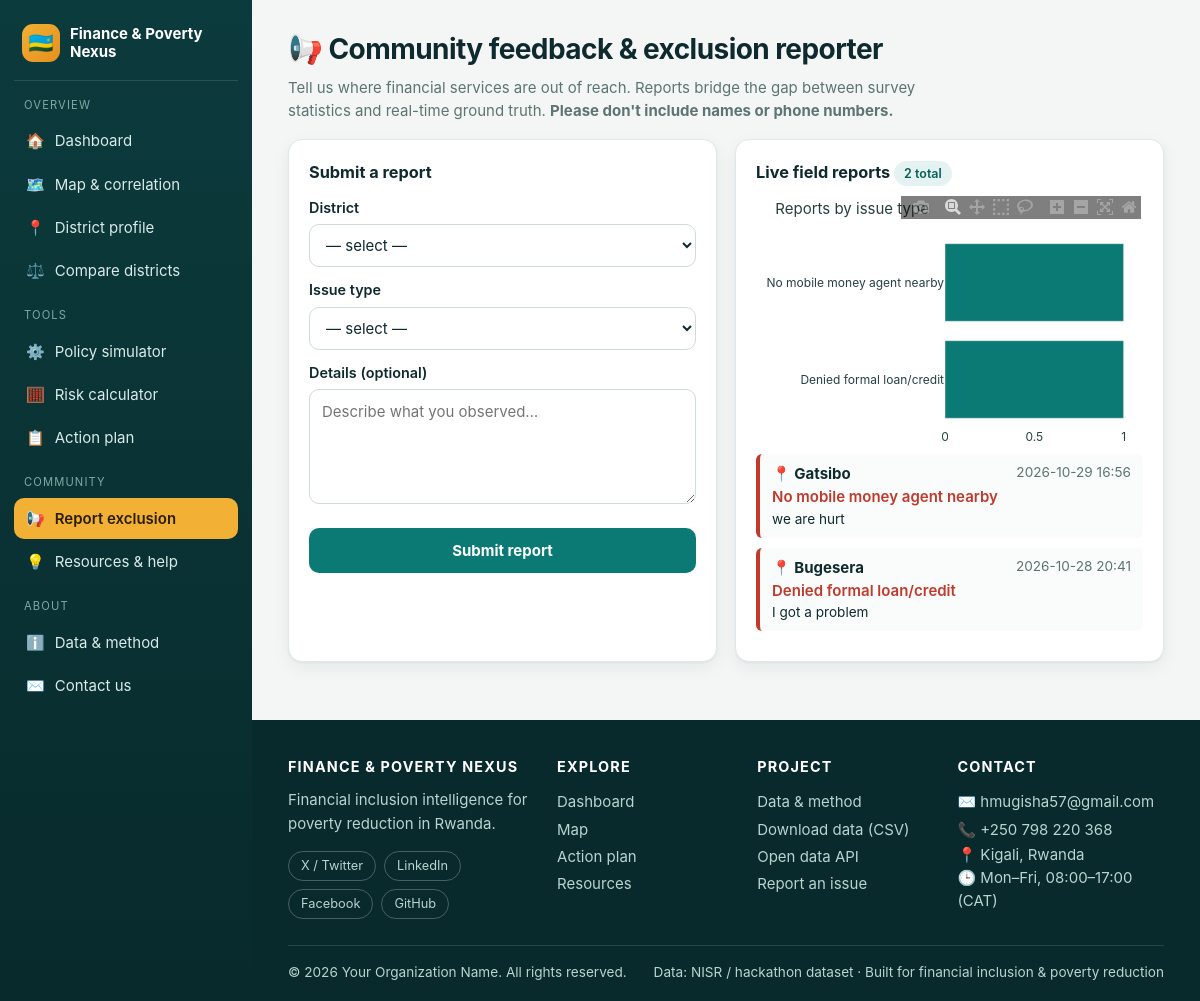
Screenshot of /report with the database file from the repository.
### tables this page shows
CREATE TABLE reports (id INTEGER PRIMARY KEY AUTOINCREMENT,
            district TEXT, issue_type TEXT, description TEXT, report_date TIMESTAMP DEFAULT CURRENT_TIMESTAMP);

### app.py (the view, shortened to what this page needs)
@app.route("/report", methods=["GET", "POST"])
def report():
    with db() as c:
        recent = c.execute("SELECT * FROM reports ORDER BY id DESC LIMIT 10").fetchall()
        by_issue = c.execute("SELECT issue_type, COUNT(*) n FROM reports GROUP BY issue_type ORDER BY n").fetchall()
        total = c.execute("SELECT COUNT(*) FROM reports").fetchone()[0]
    charts = {}
    if by_issue:
        f = go.Figure(go.Bar(x=[r["n"] for r in by_issue], y=[r["issue_type"] for r in by_issue], orientation="h", marker_color=TEAL))
        f.update_layout(title="Reports by issue type"); charts["issues"] = fj(f, 260)
    return render_template("report.html", reports=recent, total=total, charts=charts)

### app.py (called while the page is built)
def db():
    c = sqlite3.connect(DB)
    c.row_factory = sqlite3.Row
    return c

def fj(fig, h=360):
    fig.update_layout(height=h, margin=dict(l=10, r=10, t=40, b=10), paper_bgcolor="rgba(0,0,0,0)",
                      plot_bgcolor="rgba(0,0,0,0)", font=dict(family="Inter, Segoe UI, system-ui, sans-serif", color="#27403f"),
                      legend=dict(orientation="h", y=-0.15), title_font_size=15)
    return json.dumps(fig, cls=plotly.utils.PlotlyJSONEncoder)

@app.context_processor
def inject():
    return {"site": config.SITE, "districts_all": DISTRICTS, "CH": CH, "now": datetime.now()}

@app.after_request
def headers(r):
    r.headers.setdefault("X-Content-Type-Options", "nosniff")
    r.headers.setdefault("X-Frame-Options", "SAMEORIGIN")
    return r

### templates/report.html
{% extends 'base.html' %}{% block title %}Report exclusion{% endblock %}
{% block content %}
<h1>📢 Community feedback &amp; exclusion reporter</h1><p class="lead">Tell us where financial services are out of reach. Reports bridge the gap between survey statistics and real-time ground truth. <strong>Please don't include names or phone numbers.</strong></p>
<div class="grid g2">
 <form class="card" method="post"><h3>Submit a report</h3><input class="hp" name="website" tabindex="-1" autocomplete="off" aria-hidden="true">
  <label>District</label><select name="district" required><option value="">— select —</option>{% for x in districts_all|sort %}<option>{{ x }}</option>{% endfor %}</select>
  <label>Issue type</label><select name="issue_type" required><option value="">— select —</option>
   {% for t in ('No mobile money agent nearby','Bank branch too far','Poor network connectivity','Denied formal loan/credit','High transaction fees','Other') %}<option>{{ t }}</option>{% endfor %}</select>
  <label>Details (optional)</label><textarea name="description" rows="4" maxlength="1000" placeholder="Describe what you observed…"></textarea>
  <button class="btn full">Submit report</button></form>
 <div class="card"><h3>Live field reports <span class="chip">{{ total }} total</span></h3>
  {% if charts.issues %}<div id="issues"></div>{% endif %}
  <div class="feed">{% for r in reports %}<div class="it"><div style="display:flex;justify-content:space-between"><strong>📍 {{ r.district }}</strong><span class="mut small">{{ r.report_date[:16] }}</span></div>
  <div style="color:var(--red);font-weight:600">{{ r.issue_type }}</div><div class="small">{{ r.description or 'No additional details.' }}</div></div>
  {% else %}<p class="mut">No reports yet — be the first.</p>{% endfor %}</div></div>
</div>
{% endblock %}

### templates/base.html (shortened to what this page needs)
<!DOCTYPE html>
<html lang="en">
<head>
<link rel="stylesheet" href="{{ url_for('static', filename='style.css') }}">
</head>
<body>
{% set nav = [('Overview',[('index','🏠','Dashboard'),('map_view','🗺️','Map & correlation'),('profile','📍','District profile'),('compare','⚖️','Compare districts')]),
 ('Tools',[('simulator','⚙️','Policy simulator'),('calculator','🧮','Risk calculator'),('action_plan','📋','Action plan')]),
 ('Community',[('report','📢','Report exclusion'),('resources','💡','Resources & help')]),
 ('About',[('about','ℹ️','Data & method'),('contact','✉️','Contact us')])] %}
<div class="shell">
<aside class="sidebar" id="sidebar">
  <a class="brand" href="{{ url_for('index') }}"><span class="logo">🇷🇼</span><span>{{ site.name }}</span></a>
  {% for h, items in nav %}<div class="nav-h">{{ h }}</div>
    {% for ep, ic, lb in items %}<a class="nl {{ 'on' if request.endpoint == ep }}" href="{{ url_for(ep) }}"><span>{{ ic }}</span>{{ lb }}</a>{% endfor %}
  {% endfor %}
</aside>
<div class="main">
  <main class="content">
    {% block content %}{% endblock %}
  </main>
  <footer class="footer">
    <div class="fg">
      <div><h4>{{ site.name }}</h4><p>{{ site.tagline }}.</p>
        <div class="soc">{% for n, u in site.social.items() if u %}<a href="{{ u }}" target="_blank" rel="noopener">{{ n }}</a>{% endfor %}</div></div>
      <div><h4>Explore</h4><a href="{{ url_for('index') }}">Dashboard</a><a href="{{ url_for('map_view') }}">Map</a><a href="{{ url_for('action_plan') }}">Action plan</a><a href="{{ url_for('resources') }}">Resources</a></div>
      <div><h4>Project</h4><a href="{{ url_for('about') }}">Data &amp; method</a><a href="{{ url_for('download') }}">Download data (CSV)</a><a href="{{ url_for('api_districts') }}">Open data API</a><a href="{{ url_for('report') }}">Report an issue</a></div>
      <div><h4>Contact</h4><a href="mailto:hmugisha57@gmail.con">✉️ hmugisha57@gmail.com</a><a href="tel:{{ site.phone|replace(' ','') }}">📞 +250 798 220 368</a><span>📍 Kigali, Rwanda</span><br><span>🕒 {{ site.hours }}</span></div>
    </div>
    <div class="copy"><span>© {{ now.year if now else 2026 }} {{ site.org }}. All rights reserved.</span><span>Data: {{ site.data_source }} · Built for financial inclusion &amp; poverty reduction</span></div>
  </footer>
</div></div>
</body></html>

### static/style.css (style rules this page uses)
:root { --ink:#0f2a2e;--mut:#5d7472;--bg:#f3f6f5;--card:#fff;--line:#e1e9e7;--pri:#0b7a75;--pri2:#095f5b;--acc:#f2b134;--red:#c0392b;--grn:#2e9e5b;--r:14px;--sh:0 1px 2px rgba(15,42,46,.05),0 6px 18px rgba(15,42,46,.06) }
* { box-sizing:border-box }
html { scroll-behavior:smooth }
body { margin:0;font:15px/1.55 Inter,"Segoe UI",system-ui,-apple-system,Roboto,sans-serif;color:var(--ink);background:var(--bg);min-height:100vh;display:flex;flex-direction:column }
a { color:var(--pri) }
h1 { font-size:1.75rem;margin:0 0 .3rem;letter-spacing:-.02em }
h3 { font-size:1.02rem;margin:0 0 .5rem }
p { margin:.2rem 0 1rem }
.lead { color:var(--mut);max-width:72ch }
.mut { color:var(--mut) }
.small { font-size:.85rem }
.shell { display:flex;flex:1 }
.sidebar { width:252px;background:linear-gradient(180deg,#0c3b3d,#082a2c);color:#d8ebe8;position:fixed;inset:0 auto 0 0;padding:20px 14px;overflow-y:auto;z-index:30;transition:transform .25s }
.brand { display:flex;gap:10px;align-items:center;color:#fff;text-decoration:none;font-weight:700;padding:4px 8px 18px;border-bottom:1px solid rgba(255,255,255,.12);margin-bottom:12px;line-height:1.2 }
.brand .logo { width:38px;height:38px;border-radius:11px;background:linear-gradient(135deg,var(--acc),#e58f1d);display:grid;place-items:center;font-size:20px;flex:none }
.nav-h { font-size:.7rem;letter-spacing:.1em;text-transform:uppercase;color:#7fa9a5;margin:16px 10px 6px }
.sidebar a.nl { display:flex;gap:10px;align-items:center;color:#d8ebe8;text-decoration:none;padding:9px 12px;border-radius:10px;margin:2px 0;transition:.15s }
.sidebar a.nl.on { background:var(--acc);color:#2b1d00;font-weight:600 }
.main { margin-left:252px;flex:1;min-width:0;display:flex;flex-direction:column }
.content { padding:28px clamp(16px,3vw,40px);flex:1;width:100%;max-width:1400px;margin:0 auto }
.grid { display:grid;gap:18px }
.g2 { grid-template-columns:repeat(2,minmax(0,1fr)) }
.card { background:var(--card);border-radius:var(--r);box-shadow:var(--sh);padding:20px;border:1px solid var(--line);min-width:0 }
.chip { display:inline-block;padding:3px 10px;border-radius:99px;font-size:.78rem;font-weight:600;background:#e4f3f1;color:var(--pri2) }
label { display:block;font-weight:600;margin:12px 0 5px;font-size:.9rem }
select,input,textarea { width:100%;padding:10px 12px;font:inherit;border:1px solid #cfdcd9;border-radius:10px;background:#fff;color:var(--ink) }
.btn { display:inline-block;background:var(--pri);color:#fff;border:0;border-radius:10px;padding:11px 20px;font:inherit;font-weight:700;cursor:pointer;text-decoration:none;transition:.15s }
.btn.full { width:100%;margin-top:18px }
.feed { max-height:480px;overflow:auto }
.feed .it { border-left:4px solid var(--red);padding:8px 12px;margin-bottom:10px;background:#fafcfb;border-radius:6px }
.footer { background:#082a2c;color:#b9d3d0;margin-top:30px;padding:36px clamp(16px,3vw,40px) 18px }
.footer .fg { display:grid;grid-template-columns:1.4fr 1fr 1fr 1.2fr;gap:28px;max-width:1400px;margin:0 auto }
.footer h4 { color:#fff;margin:0 0 10px;font-size:.9rem;text-transform:uppercase;letter-spacing:.08em }
.footer a { color:#b9d3d0;text-decoration:none;display:block;padding:2px 0 }
.footer .soc { display:flex;gap:8px;flex-wrap:wrap }
.footer .soc a { border:1px solid rgba(255,255,255,.25);border-radius:99px;padding:4px 12px;font-size:.8rem }
.footer .copy { max-width:1400px;margin:26px auto 0;padding-top:16px;border-top:1px solid rgba(255,255,255,.12);display:flex;justify-content:space-between;gap:10px;flex-wrap:wrap;font-size:.85rem }

### rows the page displays
reports: district "Gatsibo", report_date "2026-10-29 16:56", issue_type "No mobile money agent nearby", description "we are hurt"
reports: district "Bugesera", report_date "2026-10-28 20:41", issue_type "Denied formal loan/credit", description "I got a problem"

### other values shown
{{ site.name }} "Finance & Poverty Nexus"
{{ h }} "OVERVIEW" "TOOLS" "COMMUNITY" "ABOUT"
{{ ic }} "🏠" "🗺️" "📍" "⚖️" "⚙️" "🧮" "📋" "📢" "💡" "ℹ️" "✉️"
{{ lb }} "Dashboard" "Map & correlation" "District profile" "Compare districts" "Policy simulator" "Risk calculator" "Action plan" "Report exclusion" "Resources & help" "Data & method" "Contact us"
{{ total }} "2"
{{ site.name }} "FINANCE & POVERTY NEXUS"
{{ site.tagline }} "Financial inclusion intelligence for poverty reduction in Rwanda"
{{ n }} "X / Twitter" "LinkedIn" "Facebook" "GitHub"
{{ site.hours }} "Mon–Fri, 08:00–17:00 (CAT)"
{{ site.org }} "Your Organization Name"
{{ site.data_source }} "NISR / hackathon dataset"
